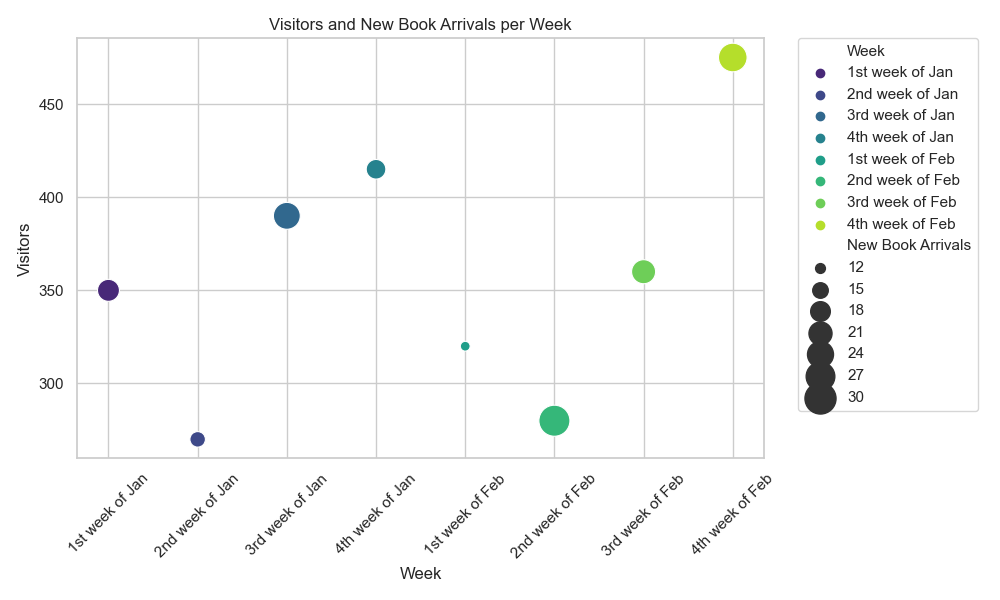

The Python source for this figure:

import seaborn as sns
import matplotlib.pyplot as plt
import pandas as pd

# Your chart table data
data = [
    {'Week': '1st week of Jan', 'Visitors': 350, 'New Book Arrivals': 20},
    {'Week': '2nd week of Jan', 'Visitors': 270, 'New Book Arrivals': 15},
    {'Week': '3rd week of Jan', 'Visitors': 390, 'New Book Arrivals': 25},
    {'Week': '4th week of Jan', 'Visitors': 415, 'New Book Arrivals': 18},
    {'Week': '1st week of Feb', 'Visitors': 320, 'New Book Arrivals': 12},
    {'Week': '2nd week of Feb', 'Visitors': 280, 'New Book Arrivals': 30},
    {'Week': '3rd week of Feb', 'Visitors': 360, 'New Book Arrivals': 22},
    {'Week': '4th week of Feb', 'Visitors': 475, 'New Book Arrivals': 27}
]

# Convert the data into a DataFrame
df = pd.DataFrame(data)

# Convert the 'Week' column into a categorical type so they can be colour-encoded
df['Week'] = pd.Categorical(df['Week'], categories=[
    '1st week of Jan', '2nd week of Jan', '3rd week of Jan', '4th week of Jan',
    '1st week of Feb', '2nd week of Feb', '3rd week of Feb', '4th week of Feb'
])

# Create a scatterplot
plt.figure(figsize=(10, 6))
scatterplot = sns.scatterplot(
    x='Week', 
    y='Visitors',
    data=df,
    size='New Book Arrivals',  # Size of each point will represent the 'New Book Arrivals'
    hue='Week',  # Color encoding by 'Week'
    palette='viridis',  # Color palette used
    sizes=(50, 500)  # Control the range of sizes for the 'New Book Arrivals'
)

# Improve the legibility of the plot
plt.xticks(rotation=45)  # Rotate x-axis labels to avoid overlapping
plt.title('Visitors and New Book Arrivals per Week')  # Title of the plot
plt.legend(bbox_to_anchor=(1.05, 1), loc=2, borderaxespad=0.)  # Move the legend outside the plot

# Display the plot
plt.tight_layout()
plt.show()
